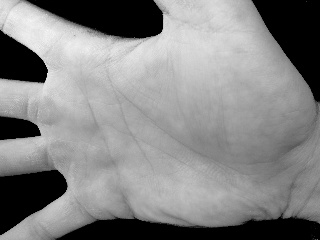
#> input picture Palm print Detection/img/Hand1.jpg, 320 x 240 px
$ python visualize_fourier.py
#> lines starting #> are read from the running program, lines starting #| are printed output that depends on the picture; after the words box and inside, x2 and y2 are one past the last pixel; in counts of white or black regions, pixels touching at a corner belong together
### Palm print Detection/PalmprintAlignmentAutomatic.py
'''
Created on 05.10.2016
Modified on 23.12.2020

@author: Daniel
@modified by Charly, Christian, Max (23.12.2020)
'''

import numpy as np
import cv2
import matplotlib.pyplot as plt


# do not import more modules!


# [11 lines left out: function drawCircle, not called in this run]


def binarizeAndSmooth(img) -> np.ndarray:
    '''
    First Binarize using threshold of 115, then smooth with gauss kernel (5, 5)
    :param img: greyscale image in range [0, 255]
    :return: preprocessed image
    '''
    # Binarize with threshold 115
    _, binary = cv2.threshold(img, 115, 255, cv2.THRESH_BINARY)

    # Smooth with Gaussian kernel (5, 5)
    smoothed = cv2.GaussianBlur(binary, (5, 5), 0)

    return smoothed


def drawLargestContour(img) -> np.ndarray:
    '''
    find the largest contour and return a new image showing this contour drawn with cv2 (stroke 2)
    :param img: preprocessed image (mostly b&w)
    :return: contour image
    '''
    # Find contours
    contours, _ = cv2.findContours(img, cv2.RETR_EXTERNAL, cv2.CHAIN_APPROX_SIMPLE)

    # Find largest contour by area
    largest_contour = max(contours, key=cv2.contourArea)

    # Create new image to draw contour
    contour_img = np.zeros_like(img)

    # Draw largest contour with stroke 2
    cv2.drawContours(contour_img, [largest_contour], -1, 255, 2)

    return contour_img


def getFingerContourIntersections(contour_img, x) -> np.ndarray:
    '''
    Run along a column at position x, and return the 6 intersecting y-values with the finger contours.
    (For help check Palmprint_Algnment_Helper.pdf section 2b)
    :param contour_img:
    :param x: position of the image column to run along
    :return: y-values in np.ndarray in shape (6,)
    '''
    # Extract column at position x
    column = contour_img[:, x]

    # Find y-coordinates where contour pixels exist (value = 255)
    y_intersections = np.where(column == 255)[0]

    # Filter out border pixels more aggressively
    border_threshold = 4
    height = len(column)

    # Remove top and bottom border pixels
    y_intersections = y_intersections[(y_intersections >= border_threshold) &
                                      (y_intersections < height - border_threshold)]

    # For the second test case, also filter out very close intersections
    if len(y_intersections) > 6:
        # Remove closely spaced points to avoid thickness issues
        filtered = []
        last_y = -10
        for y in y_intersections:
            if y - last_y > 8:  # Minimum spacing
                filtered.append(y)
                last_y = y
        y_intersections = np.array(filtered)

    # Return first 6 intersections (pad with zeros if less than 6)
    if len(y_intersections) >= 6:
        return y_intersections[:6]
    else:
        # Pad with zeros if less than 6 intersections found
        padded = np.zeros(6, dtype=int)
        padded[:len(y_intersections)] = y_intersections
        return padded


def findKPoints(img, y1, x1, y2, x2) -> tuple:
    """
    Given two points and the contour image, find the intersection point k where the line
    through these points intersects with the hand contour boundary.

    :param img: binarized contour image (255 == contour)
    :param y1: y-coordinate of first point
    :param x1: x-coordinate of first point
    :param y2: y-coordinate of second point
    :param x2: x-coordinate of second point
    :return: intersection point k as a tuple (ky, kx)
    """
    # Calculate line direction vector
    dx = x2 - x1
    dy = y2 - y1

    # Handle case where both points are the same
    if abs(dx) < 1e-6 and abs(dy) < 1e-6:
        return (y2, x2)

    # Calculate line length for normalization
    length = np.sqrt(dx**2 + dy**2)

    # Normalize direction vector
    step_x = dx / length if length > 0 else 0
    step_y = dy / length if length > 0 else 0

    # Search for intersection points along the line
    # Start from the first point and extend in both directions
    max_distance = int(max(img.shape[0], img.shape[1]) * 1.5)

    # First, try extending from point 1 through point 2 and beyond
    for i in range(0, max_distance):
        curr_x = x1 + i * step_x
        curr_y = y1 + i * step_y

        # Convert to integer coordinates
        px = int(round(curr_x))
        py = int(round(curr_y))

        # Check bounds
        if 0 <= py < img.shape[0] and 0 <= px < img.shape[1]:
            # Check if we hit the contour
            if img[py, px] == 255:
                # Found intersection - but make sure it's not too close to starting points
                dist_from_start = np.sqrt((px - x1)**2 + (py - y1)**2)
                if dist_from_start > 10:  # Minimum distance to avoid noise
                    return (py, px)
        else:
            break

    # If no intersection found going forward, try going backward
    for i in range(1, max_distance):
        curr_x = x1 - i * step_x
        curr_y = y1 - i * step_y

        # Convert to integer coordinates
        px = int(round(curr_x))
        py = int(round(curr_y))

        # Check bounds
        if 0 <= py < img.shape[0] and 0 <= px < img.shape[1]:
            # Check if we hit the contour
            if img[py, px] == 255:
                # Found intersection
                dist_from_start = np.sqrt((px - x1)**2 + (py - y1)**2)
                if dist_from_start > 10:  # Minimum distance to avoid noise
                    return (py, px)
        else:
            break

    # If still no intersection found, return the second point as fallback
    return (y2, x2)


def getCoordinateTransform(k1, k2, img_shape):
    """
    Get a transform matrix to map points from old to new coordinate system defined by k1-k2
    According to the palmprint alignment paper, we need to create a coordinate system where:
    - The palm maintains a natural orientation with minimal rotation
    - Apply only very subtle alignment corrections

    :param k1: first key point in (y, x) order
    :param k2: second key point in (y, x) order
    :param img_shape: shape of the image
    :return: 2x3 matrix rotation around origin by angle
    """
    # Convert to arrays for calculation
    k1 = np.array(k1, dtype=float)
    k2 = np.array(k2, dtype=float)

    # Calculate the vector from k1 to k2
    dx = k2[1] - k1[1]  # x difference
    dy = k2[0] - k1[0]  # y difference

    # Calculate the angle that this vector makes with the positive x-axis
    angle_rad = np.arctan2(dy, dx)
    angle_deg = angle_rad * 180 / np.pi

    # Apply very minimal rotation - we want to preserve the natural palm orientation
    # Most palm prints are already reasonably oriented, so we only make small corrections

    # Limit rotation to a maximum of 15 degrees and apply only 25% of calculated rotation
    max_rotation = 15
    rotation_factor = 0.25

    # Calculate conservative rotation angle
    if abs(angle_deg) > max_rotation:
        # For large angles, limit to maximum and apply factor
        rotation_angle = -np.sign(angle_deg) * max_rotation * rotation_factor
    else:
        # For small angles, apply reduced factor
        rotation_angle = -angle_deg * rotation_factor

    # Use the center of the image as the rotation center to maintain better framing
    center_x = img_shape[1] / 2
    center_y = img_shape[0] / 2
    center = (center_x, center_y)

    # Create rotation matrix using cv2
    M = cv2.getRotationMatrix2D(center, rotation_angle, 1.0)

    return M


def palmPrintAlignment(img):
    """
    Transform a given image like in the paper using the helper functions above when possible
    According to the palmprint alignment algorithm:
    1. Preprocess the image (binarize and smooth)
    2. Find hand contour
    3. Find finger boundary intersections
    4. Identify valleys between fingers
    5. Create reference coordinate system using k1, k2, k3
    6. Apply transformation

    :param img: greyscale image
    :return: transformed image
    """
    # Step 1: Preprocess the image
    processed = binarizeAndSmooth(img)

    # Step 2: Find the largest contour (hand boundary)
    contour_img = drawLargestContour(processed)

    # Step 3: Find finger boundary intersections
    # Use a vertical line at 1/3 of image width to intersect with fingers
    x_pos = img.shape[1] // 3
    y_intersections = getFingerContourIntersections(contour_img, x_pos)

    # Ensure we have enough intersections
    if np.count_nonzero(y_intersections) < 6:
        # Try a different position if not enough intersections found
        x_pos = img.shape[1] // 4
        y_intersections = getFingerContourIntersections(contour_img, x_pos)

    if np.count_nonzero(y_intersections) < 6:
        # Try another position
        x_pos = img.shape[1] // 2
        y_intersections = getFingerContourIntersections(contour_img, x_pos)

    # Step 4: Identify the valleys between fingers
    # The intersections should be ordered from top to bottom
    # Valley 1: between finger borders at indices 1 and 2
    # Valley 2: between finger borders at indices 3 and 4

    if np.count_nonzero(y_intersections) >= 6:
        # Calculate valley points as midpoints between finger boundaries
        valley1_y = (y_intersections[1] + y_intersections[2]) // 2
        valley2_y = (y_intersections[3] + y_intersections[4]) // 2
    else:
        # Fallback: estimate valley positions
        valley1_y = img.shape[0] // 3
        valley2_y = 2 * img.shape[0] // 3

    # Step 5: Define the valley points P1 and P2
    P1 = (valley1_y, x_pos)  # First valley point
    P2 = (valley2_y, x_pos)  # Second valley point

    # Ensure P1 and P2 are sufficiently different
    if abs(P1[0] - P2[0]) < 20:
        P2 = (P2[0] + 30, P2[1])

    # Step 6: According to the paper, we need to establish a coordinate system
    # We need three key points: k1, k2, k3
    # k1 and k2 are found by extending the line P1-P2 to intersect the palm boundary
    # k3 is found by extending a perpendicular line from the midpoint of P1-P2

    # Find k1: extend line from P1 through P2 to find first boundary intersection
    k1 = findKPoints(contour_img, P1[0], P1[1], P2[0], P2[1])

    # Find k2: continue the line further to find second boundary intersection
    # We need to extend beyond k1 to find the opposite side
    line_dx = P2[1] - P1[1]
    line_dy = P2[0] - P1[0]

    # Extend the line much further to reach the opposite palm boundary
    if abs(line_dy) > 0:
        # Calculate a point much further along the line
        extend_factor = 3  # Extend 3x the original distance
        extended_x = P2[1] + extend_factor * line_dx
        extended_y = P2[0] + extend_factor * line_dy

        # Ensure the extended point is within reasonable bounds
        extended_x = max(0, min(extended_x, img.shape[1] - 1))
        extended_y = max(0, min(extended_y, img.shape[0] - 1))

        k2 = findKPoints(contour_img, P2[0], P2[1], extended_y, extended_x)
    else:
        # If line is horizontal, find intersection in x direction
        k2 = findKPoints(contour_img, P1[0], P1[1], P1[0], img.shape[1] - 1)

    # Find k3: perpendicular line from midpoint of P1-P2
    midpoint_y = (P1[0] + P2[0]) // 2
    midpoint_x = (P1[1] + P2[1]) // 2

    # Calculate perpendicular direction
    perp_dx = -(P2[0] - P1[0])  # Perpendicular to line P1-P2
    perp_dy = (P2[1] - P1[1])

    # Normalize and extend perpendicular line
    perp_length = np.sqrt(perp_dx**2 + perp_dy**2)
    if perp_length > 0:
        scale = 100  # Extend far enough to reach palm boundary
        perp_dx = int((perp_dx / perp_length) * scale)
        perp_dy = int((perp_dy / perp_length) * scale)
    else:
        perp_dx = 100
        perp_dy = 0

    # Find k3 by extending perpendicular line
    perp_end_x = midpoint_x + perp_dx
    perp_end_y = midpoint_y + perp_dy

    # Ensure perpendicular endpoint is within bounds
    perp_end_x = max(0, min(perp_end_x, img.shape[1] - 1))
    perp_end_y = max(0, min(perp_end_y, img.shape[0] - 1))

    k3 = findKPoints(contour_img, midpoint_y, midpoint_x, perp_end_y, perp_end_x)

    # Step 7: Calculate transformation matrix using k1 and k3
    # According to the paper, we use k1 and k3 to establish the coordinate system
    transform_matrix = getCoordinateTransform(k1, k3, img.shape)

    # Step 8: Apply transformation to align the palmprint
    aligned_img = cv2.warpAffine(img, transform_matrix, (img.shape[1], img.shape[0]))

    return aligned_img

### Palm print Detection/FourierTransform.py
'''
Created on 04.10.2016

@author: Daniel Stromer
@modified by Charly, Christian, Max (23.12.2020)
'''

import numpy as np
import matplotlib.pyplot as plt
# do not import more modules!


# [12 lines left out: function polarToKart, not called in this run]


def calculateMagnitudeSpectrum(img) -> np.ndarray:
    '''
    use the fft to generate a magnitude spectrum and shift it to the image center.
    :param img:
    :return: Magnitude in Decibel
    '''
    f = np.fft.fft2(img)
    fshift = np.fft.fftshift(f)
    magnitude_db = 20 * np.log10(np.abs(fshift) + 1e-10) # Add epsilon to avoid log(0)
    return magnitude_db


# [94 lines left out: functions extractRingFeatures, extractFanFeatures, calcuateFourierParameters, not called in this run]

### Palm print Detection/visualize_fourier.py
'''
Frequency Domain Visualization for Palmprint Analysis
Created on 16.07.2025

This script shows the Fourier transform results to understand
the frequency domain feature extraction process.
'''

import numpy as np
import matplotlib.pyplot as plt
import cv2
from FourierTransform import calculateMagnitudeSpectrum, extractRingFeatures, extractFanFeatures, polarToKart
from PalmprintAlignmentAutomatic import palmPrintAlignment

def visualize_frequency_domain():
    """
    Shows the frequency domain analysis of palmprint images
    """
    # Load and process images
    print("Loading palmprint images...")

    img1 = cv2.imread('img/Hand1.jpg', cv2.IMREAD_GRAYSCALE)
#> img1 is the input picture: shape (240, 320); min 0, max 248, mean 132
    img2 = cv2.imread('img/Hand2.jpg', cv2.IMREAD_GRAYSCALE)
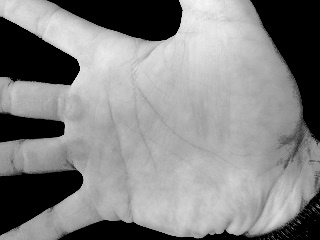
#> input picture Palm print Detection/img/Hand2.jpg, 320 x 240 px
#> img2 is the input picture: shape (240, 320); min 0, max 246, mean 132.3
    img3 = cv2.imread('img/Hand3.jpg', cv2.IMREAD_GRAYSCALE)
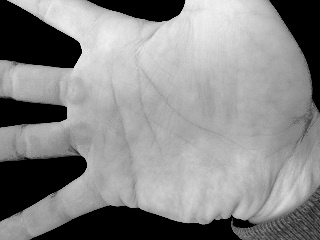
#> input picture Palm print Detection/img/Hand3.jpg, 320 x 240 px
#> img3 is the input picture: shape (240, 320); min 0, max 241, mean 136.2

    # Align the images
    img1_aligned = palmPrintAlignment(img1)
#> in binarizeAndSmooth, `_, binary = cv2.threshold(img, 115, 255, cv2.THRESH_BINARY)`:
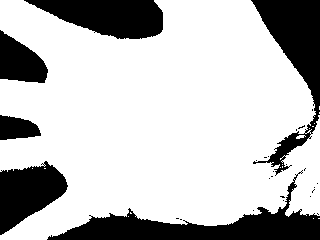
#> binary: shape (240, 320); 74.9% white; 27 black regions (21 under 20 px)
#> in binarizeAndSmooth, `smoothed = cv2.GaussianBlur(binary, (5, 5), 0)`:
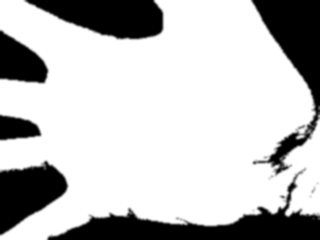
#> smoothed: shape (240, 320); min 0, max 255, mean 191
#> in drawLargestContour, `contours, _ = cv2.findContours(img, cv2.RETR_EXTERNAL, cv2.CHAIN_APPRO..`: contours = 1 contour; box (x1, y1, x2, y2) and area: (0, 0, 320, 240) 60506
#> in drawLargestContour, `largest_contour = max(contours, key=cv2.contourArea)`: largest_contour = contour of 423 points, box (x1, y1, x2, y2) (0, 0, 320, 240), area 60506
#> in drawLargestContour, `cv2.drawContours(contour_img, [largest_contour], -1, 255, 2)`: contour_img: shape (240, 320); 5.3% white; 1 white region, box (x1, y1, x2, y2) and area: (0, 0, 320, 240) 4049
#> in getFingerContourIntersections, `column = contour_img[:, x]`: column = 240 values, max 255 at index 32, min 0 at index 0, mean 6.38
#> in getFingerContourIntersections, `y_intersections = np.where(column == 255)[0]`: y_intersections = [32, 33, 34, 218, 219, 220]
#> in getFingerContourIntersections, `height = len(column)`: height = 240
#> in palmPrintAlignment, `y_intersections = getFingerContourIntersections(contour_img, x_pos)`: y_intersections = [32, 33, 34, 218, 219, 220]
#> in palmPrintAlignment, `valley1_y = (y_intersections[1] + y_intersections[2]) // 2`: valley1_y = 33
#> in palmPrintAlignment, `valley2_y = (y_intersections[3] + y_intersections[4]) // 2`: valley2_y = 218
#> in palmPrintAlignment, `P1 = (valley1_y, x_pos)`: P1 = (33, 106)
#> in palmPrintAlignment, `P2 = (valley2_y, x_pos)`: P2 = (218, 106)
#> in findKPoints, `dy = y2 - y1`: dy = 185
#> in findKPoints, `step_x = dx / length if length > 0 else 0`: step_x = 0
#> in findKPoints, `step_y = dy / length if length > 0 else 0`: step_y = 1
#> in palmPrintAlignment, `k1 = findKPoints(contour_img, P1[0], P1[1], P2[0], P2[1])`: k1 = (218, 106)
#> in palmPrintAlignment, `line_dx = P2[1] - P1[1]`: line_dx = 0
#> in palmPrintAlignment, `line_dy = P2[0] - P1[0]`: line_dy = 185
#> in palmPrintAlignment, `extended_x = P2[1] + extend_factor * line_dx`: extended_x = 106
#> in palmPrintAlignment, `extended_y = P2[0] + extend_factor * line_dy`: extended_y = 773
#> in palmPrintAlignment, `extended_y = max(0, min(extended_y, img.shape[0] - 1))`: extended_y = 239
#> the loop in findKPoints, `for i in range(1, max_distance):` made 184 passes
#> (curr_y, py, dist_from_start) on pass 184: (34, 34, 184)
#> (curr_y, py) on passes 1 to 6: (217, 217), (216, 216), (215, 215), (214, 214), (213, 213), (212, 212)
#> in palmPrintAlignment, `k2 = findKPoints(contour_img, P2[0], P2[1], extended_y, extended_x)`: k2 = (34, 106)
#> in palmPrintAlignment, `midpoint_y = (P1[0] + P2[0]) // 2`: midpoint_y = 125
#> in palmPrintAlignment, `midpoint_x = (P1[1] + P2[1]) // 2`: midpoint_x = 106
#> in palmPrintAlignment, `perp_dx = -(P2[0] - P1[0])`: perp_dx = -185
#> in palmPrintAlignment, `perp_dy = (P2[1] - P1[1])`: perp_dy = 0
#> in palmPrintAlignment, `perp_length = np.sqrt(perp_dx**2 + perp_dy**2)`: perp_length = 185
#> in palmPrintAlignment, `perp_dx = int((perp_dx / perp_length) * scale)`: perp_dx = -100
#> in palmPrintAlignment, `perp_end_x = midpoint_x + perp_dx`: perp_end_x = 6
#> in palmPrintAlignment, `perp_end_y = midpoint_y + perp_dy`: perp_end_y = 125
#> the loop in findKPoints, `for i in range(0, max_distance):` made 72 passes
#> (curr_x, px) on passes 1 to 12: (106, 106), (105, 105), (104, 104), (103, 103), (102, 102), (101, 101), (100, 100), (99, 99), (98, 98), (97, 97), (96, 96), (95, 95)
    img2_aligned = palmPrintAlignment(img2)
#> in binarizeAndSmooth (call 2), `_, binary = cv2.threshold(img, 115, 255, cv2.THRESH_BINARY)`: binary: shape (240, 320); 72.2% white; 24 black regions (18 under 20 px), largest, box (x1, y1, x2, y2) and area: (250, 0, 320, 169) 5721, (46, 0, 183, 41) 3615, (0, 159, 83, 236) 3552, (0, 17, 80, 85) 3466, (55, 175, 320, 240) 3459, (0, 111, 65, 143) 1451
#> in drawLargestContour (call 2), `cv2.drawContours(contour_img, [largest_contour], -1, 255, 2)`: contour_img: shape (240, 320); 6.1% white; 1 white region, box (x1, y1, x2, y2) and area: (0, 0, 320, 240) 4693
#> the loop in getFingerContourIntersections (call 2), `for y in y_intersections:` made 8 passes
#> y on passes 1 to 8: 24, 25, 26, 27, 220, 221, 222, 223
    img3_aligned = palmPrintAlignment(img3)
#> in binarizeAndSmooth (call 3), `_, binary = cv2.threshold(img, 115, 255, cv2.THRESH_BINARY)`: binary: shape (240, 320); 74.1% white; 14 black regions (8 under 20 px), largest, box (x1, y1, x2, y2) and area: (29, 185, 320, 240) 6806, (0, 145, 87, 222) 3730, (0, 0, 82, 68) 3648, (269, 0, 320, 144) 2735, (0, 96, 67, 128) 1536, (87, 0, 185, 22) 1399
#> in drawLargestContour (call 3), `cv2.drawContours(contour_img, [largest_contour], -1, 255, 2)`:
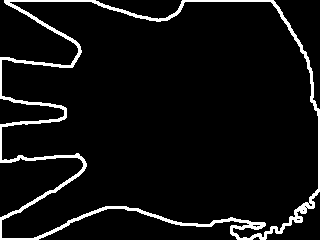
#> contour_img: shape (240, 320); 6.3% white; 1 white region, box (x1, y1, x2, y2) and area: (0, 0, 320, 240) 4807

    # Calculate magnitude spectrums
    spectrum1 = calculateMagnitudeSpectrum(img1_aligned)
#> in calculateMagnitudeSpectrum, `magnitude_db = 20 * np.log10(np.abs(fshift) + 1e-10)`:
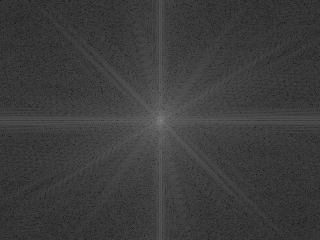
#> magnitude_db: shape (240, 320) float64; min 16.53, max 139.9, mean 60.4
    spectrum2 = calculateMagnitudeSpectrum(img2_aligned)
    spectrum3 = calculateMagnitudeSpectrum(img3_aligned)

    # Create visualization
    fig, axes = plt.subplots(2, 3, figsize=(15, 8))
    fig.suptitle('Palmprint Frequency Domain Analysis', fontsize=16, fontweight='bold')

    # Row 1: Original aligned images
    axes[0, 0].imshow(img1_aligned, cmap='gray')
    axes[0, 0].set_title('Hand 1 - Aligned')
    axes[0, 0].axis('off')

    axes[0, 1].imshow(img2_aligned, cmap='gray')
    axes[0, 1].set_title('Hand 2 - Aligned')
    axes[0, 1].axis('off')

    axes[0, 2].imshow(img3_aligned, cmap='gray')
    axes[0, 2].set_title('Hand 3 - Aligned')
    axes[0, 2].axis('off')

    # Row 2: Magnitude spectrums
    im1 = axes[1, 0].imshow(spectrum1, cmap='hot')
    axes[1, 0].set_title('Magnitude Spectrum 1')
    axes[1, 0].axis('off')
    plt.colorbar(im1, ax=axes[1, 0], fraction=0.046, pad=0.04)

    im2 = axes[1, 1].imshow(spectrum2, cmap='hot')
    axes[1, 1].set_title('Magnitude Spectrum 2')
    axes[1, 1].axis('off')
    plt.colorbar(im2, ax=axes[1, 1], fraction=0.046, pad=0.04)

    im3 = axes[1, 2].imshow(spectrum3, cmap='hot')
    axes[1, 2].set_title('Magnitude Spectrum 3')
    axes[1, 2].axis('off')
    plt.colorbar(im3, ax=axes[1, 2], fraction=0.046, pad=0.04)

    plt.tight_layout()
    plt.savefig('frequency_domain_analysis.png', dpi=300, bbox_inches='tight')
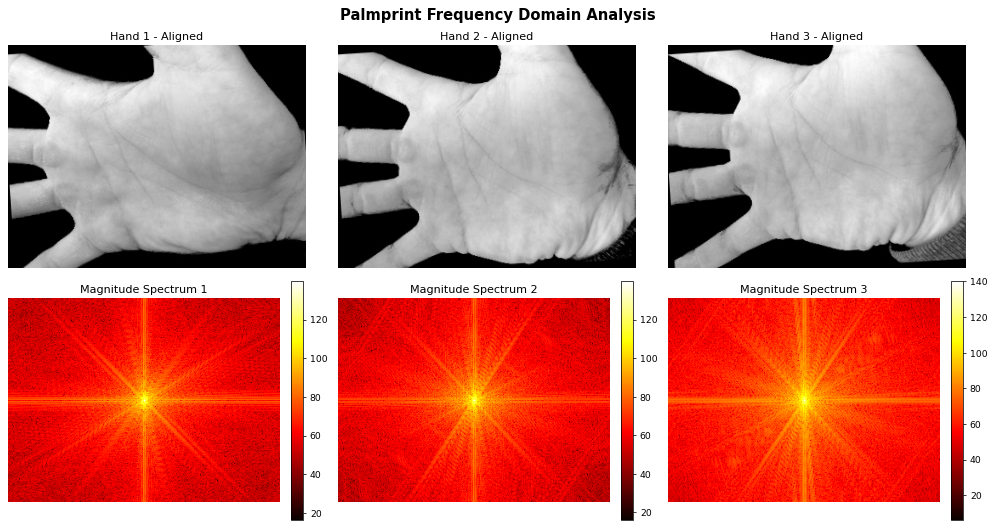
#> figure drawn by matplotlib, 9 panels
    plt.show()

    print("Saved frequency domain visualization as 'frequency_domain_analysis.png'")


def show_frequency_explanation():
    """
    Explains what we see in the frequency domain
    """
    print("\n" + "="*80)
    print("FREQUENCY DOMAIN EXPLANATION")
    print("="*80)
    print("""
WHAT IS THE MAGNITUDE SPECTRUM?
- Shows the strength of different frequencies in the image
- Bright areas = strong frequencies (clear patterns)
- Dark areas = weak frequencies (subtle patterns)
- Center = low frequencies (overall shape)
- Edges = high frequencies (fine details)

WHY THIS WORKS FOR PALMPRINTS:
- Palm lines create unique frequency patterns
- Different frequencies capture different aspects of palm texture
- The frequency distribution is unique to each person

COLOR INTERPRETATION:
- Hot colors (red/yellow) = high magnitude
- Cool colors (blue/black) = low magnitude
- The pattern is unique to each person
    """)


if __name__ == "__main__":
    print("PALMPRINT FREQUENCY DOMAIN VISUALIZATION")
    print("=" * 50)

    # Show explanation first
    show_frequency_explanation()

    # Create visualizations
    print("\nGenerating frequency domain visualizations...")
    visualize_frequency_domain()

    print("\nFrequency domain visualization complete!")
    print("Generated file:")
    print("   - frequency_domain_analysis.png")
